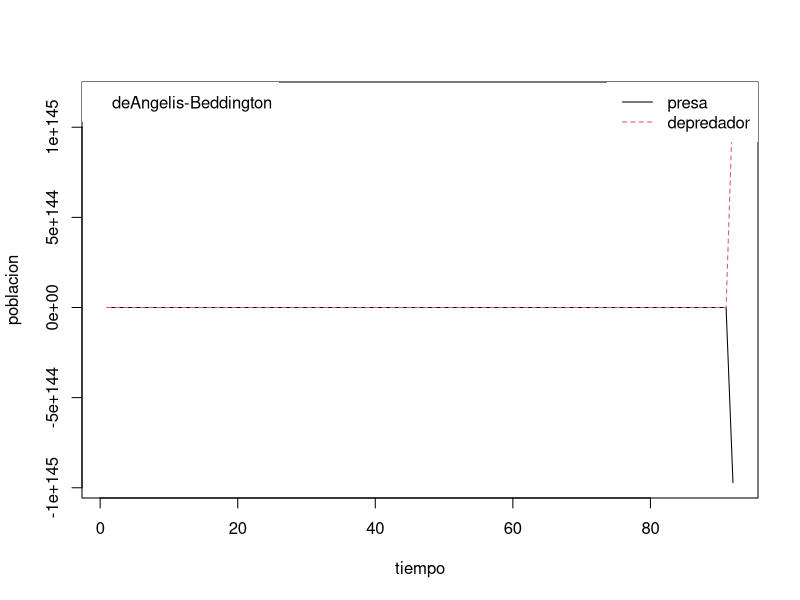

Write R code to recreate this figure.
#Crowley-Martin micropar??sitos
library(deSolve)
library(pracma)

LV <- function (Time, State, Pars) { 
  with(as.list(c(State, Pars)), {
    fp = alpha*p
    gpi =  ((beta*p*i)/(1+(beta*h*p))*(1+(s*i)))
    dp = fp-gpi
    di = -i*mu + m*gpi
    return(list(c(dp,di)))
  })
}

Pars <- c(alpha = .6, beta = 2, mu = 0.8, m = 1.2, K=10, h=.2, s=.2)
State <- c(p = 1, i = 1)
Time <- seq(0,100, by =1)


out <- as.data.frame(ode(func = LV, y=State, parms = Pars, times=Time))
matplot(out[,-1], type = "l", xlab = "tiempo", ylab = "poblacion")

legend("topright", c("presa", "depredador"), lty=c(1,2), col =c(1,2), box.lwd =0)
legend("topleft", "deAngelis-Beddington", box.lwd =0)
